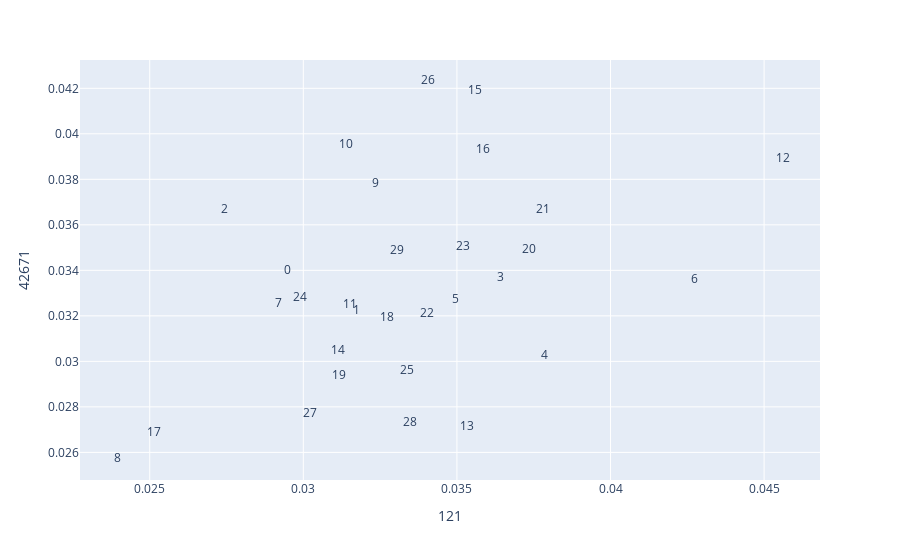

The cell this chart's notebook holds for it:
### Code cell
px.scatter(BOOK.reset_index(), 121, 42671, hover_name='topterms', text='topic_id')\
    .update_traces(mode='text')

### Figure 1 — Plotly figure (JSON) as saved in the notebook; plotly's stock layout.template omitted (floating-point values rounded to 4 significant figures)
{"data": [{"hovertemplate": "<b>%{hovertext}</b><br><br>121=%{x}<br>42671=%{y}<br>topic_id=%{text}<extra></extra>", "hovertext": ["opinion feelings time nature subject pleasure state mind heart cousins", "time day party pleasure house question family hour dinner morning", "family country character mind world idea fortune house marriage sister", "man choice comfort husband thing time daughter father gentleman life", "man time family sister feelings happiness home opinion day life", "acquaintance friends friend home family pause wish kind opinion years", "room time countenance moment man mother letter day beauty way", "distance things room people night thing miles world time kind", "time home rest sister heart truth necklace room people sorry", "place time family sisters plan year house wife people ladies", "time friend days pleasure spirits visit day reason way family", "oh time house moment room theatre door sister man turn", "yes thing sister good time months oh moments pleasure away", "look man woman ladies word character oh sister kind family", "madam table morning house servants said time change hour subject", "answer time day pleasure feelings way mother oh mind word", "sir sisters care oh sister town power men wonder cousin", "love girl sort moment dear world deal thing time eyes", "man thing horse companion play friend elizabeth conversation day world", "time eyes room feelings thing object mother satisfaction mind heart", "walk smile half time end house attention place behaviour eyes", "letter reply affection brother feelings reason head trouble oh morning", "dear ball place evening manner room day aunt time hour", "aunt uncle sister pleasure better time way moment room did", "friend time hope father day home morning subject sister heart", "room uncle moment mind door brother sister house time friend", "time friend day letter sister uncle father brother morning character", "way house time evening sister news days minutes pleasure till", "time day heart surprise word letter home family subject sister", "father family mind house attention fathers gentlemen mother time subject"], "legendgroup": "", "marker": {"color": "#636efa", "symbol": "circle"}, "mode": "text", "name": "", "orientation": "v", "showlegend": false, "text": ["0", "1", "2", "3", "4", "5", "6", "7", "8", "9", "10", "11", "12", "13", "14", "15", "16", "17", "18", "19", "20", "21", "22", "23", "24", "25", "26", "27", "28", "29"], "type": "scatter", "x": [0.02948, 0.03174, 0.02744, 0.03643, 0.03785, 0.03494, 0.04275, 0.02918, 0.02394, 0.03236, 0.0314, 0.03152, 0.04562, 0.03533, 0.03113, 0.03558, 0.03586, 0.02515, 0.03274, 0.03115, 0.03733, 0.03781, 0.03402, 0.0352, 0.0299, 0.03337, 0.03405, 0.03023, 0.03346, 0.03306], "xaxis": "x", "y": [0.03397, 0.0322, 0.03664, 0.03368, 0.03025, 0.03268, 0.0336, 0.03251, 0.02571, 0.03779, 0.03951, 0.0325, 0.03888, 0.02712, 0.03047, 0.0419, 0.03931, 0.02684, 0.03193, 0.02936, 0.03488, 0.03663, 0.03209, 0.03502, 0.03278, 0.02958, 0.04232, 0.02769, 0.02731, 0.03485], "yaxis": "y"}], "layout": {"legend": {"tracegroupgap": 0}, "margin": {"t": 60}, "xaxis": {"anchor": "y", "domain": [0, 1], "title": {"text": "121"}}, "yaxis": {"anchor": "x", "domain": [0, 1], "title": {"text": "42671"}}}}
